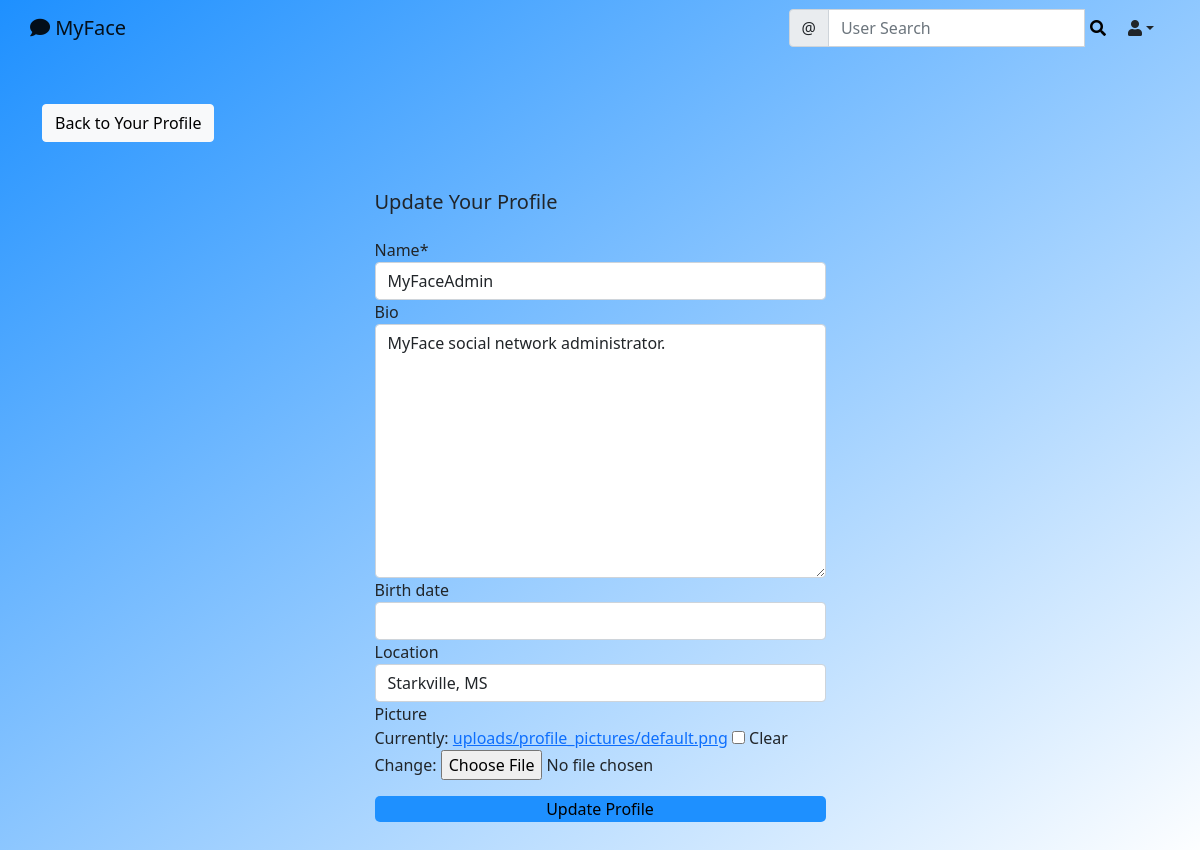
The app's page /social/profile/edit/3/ (signed in) with its own data.
### social/models.py (models this page shows)
class UserProfile(models.Model):
    user = models.OneToOneField(User, primary_key=True, verbose_name='user', related_name='profile', on_delete=models.CASCADE)
    name = models.CharField(max_length=30, verbose_name='name', null=True)
    bio = models.TextField(max_length=500, blank=True)
    birth_date = models.DateField(null=True, blank=True)
    location = models.CharField(max_length=100, blank=True, null=True)
    picture = models.ImageField(upload_to='uploads/profile_pictures/', default='uploads/profile_pictures/default.png', blank=True)
    friends = models.ManyToManyField(User, blank=True, related_name='friends')
    friend_request = models.ManyToManyField(User, blank=True, related_name='friend_request')

### social/views.py (the view, shortened to what this page needs)
# urls.py: path('profile/edit/<int:pk>/', ProfileEditView.as_view(), name='profile-edit'),
class ProfileEditView(LoginRequiredMixin, UserPassesTestMixin, UpdateView):
    model = UserProfile
    fields = ['name', 'bio', 'birth_date', 'location', 'picture']
    template_name = 'social/profile_edit.html'
    def test_func(self):
        profile = self.get_object()
        return self.request.user == profile.user

### social/templates/social/profile_edit.html (shortened to what this page needs)
{% extends 'landing/base.html' %}
{% load crispy_forms_tags %}
{% block content %}
<div class="container">
    <div class="row mt-5">
        <div class="col-md-3 col-sm-6">
            <a href="{% url 'profile' object.pk %}" class="btn btn-light">Back to Your Profile</a>
        </div>
    </div>
    <div class="row justify-content-center mt-5">
        <div class="col-md-5 col-sm-12">
            <h5>Update Your Profile</h5>
        </div>
    </div>
    <div class="row justify-content-center mt-3 mb-5">
        <div class="col-md-5 col-sm-12">
            <form method="POST" enctype="multipart/form-data">
                {{ form | crispy }}
                <div class="d-grid gap-2">
                      <button class="button mt-3", style="background-color:dodgerblue; border:none; border-radius:5px;">Update Profile</button>
                </div>
            </form>
        </div>
    </div>
</div>
{% endblock content %}

### records on screen
UserProfile: name "MyFaceAdmin", bio "MyFace social network administrator.", location "Starkville, MS"
